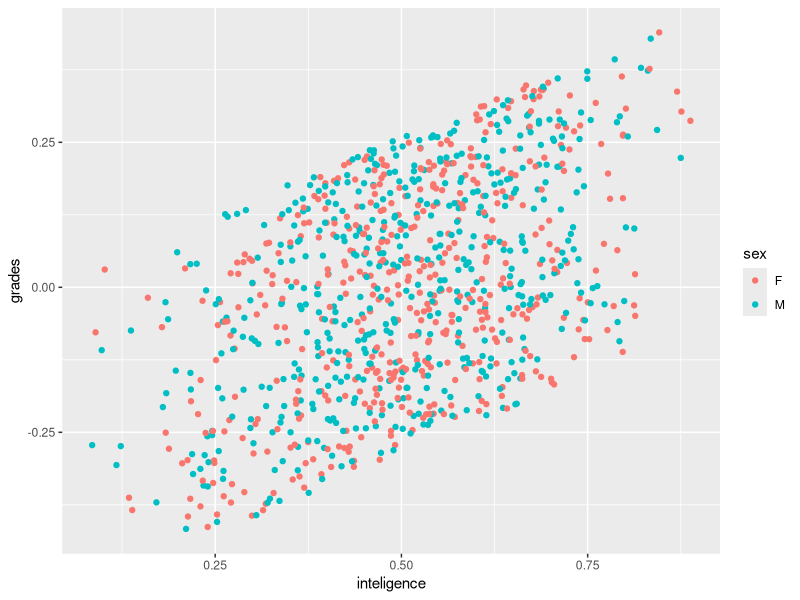
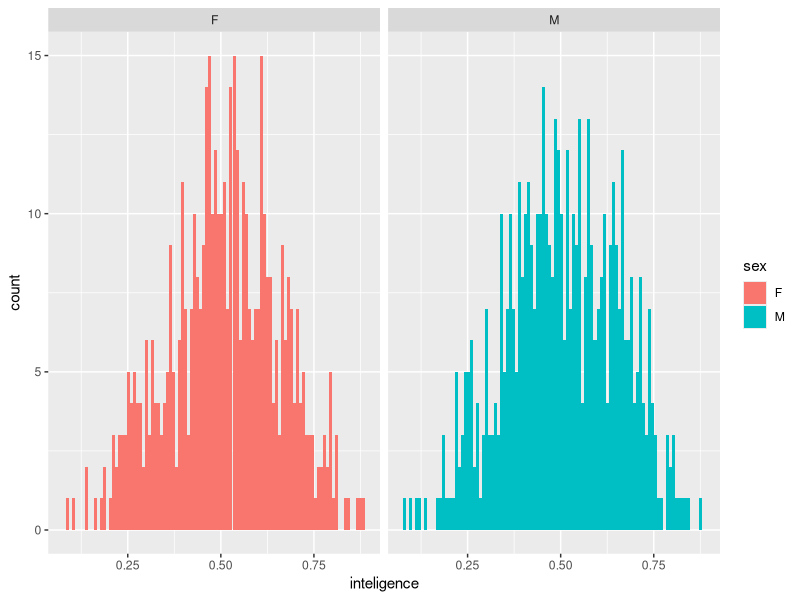
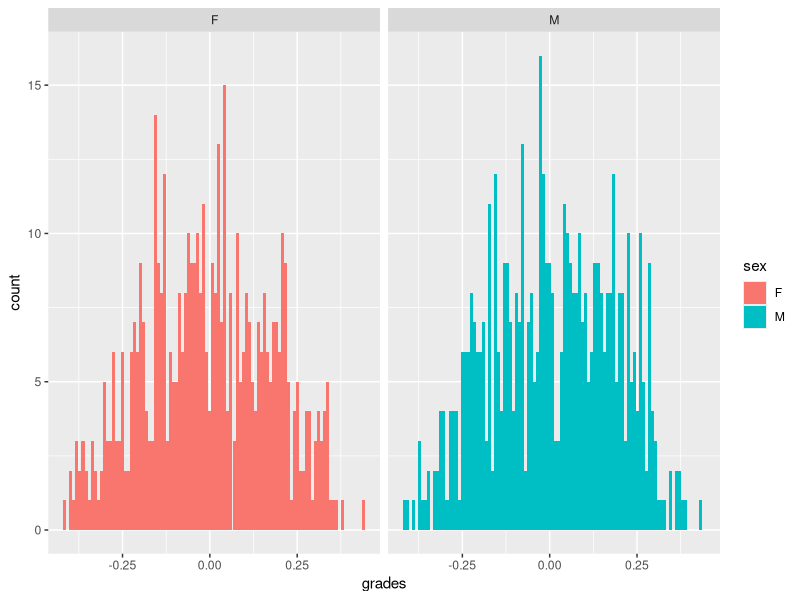

R code for these plots, in order:
## ---- chunk 1
library("tidyverse")
students <- 1000
inteligence <- rbeta(students, 5, 5)
sex <- sample(c("F","M"), students, replace = TRUE)
simulation <- data.frame(student = 1:students,
           inteligence = inteligence,
           sex = sex) %>% 
  mutate(grades = inteligence + runif(students))

scale01 <- function(x) {
  m <- max(abs(x))
  mm <- mean(x, na.rm = TRUE)
  (x - mm)/m
}
simulation$grades <- scale01(simulation$grades)
simulation %>% 
  ggplot() +
  geom_point(aes(inteligence, grades, col = sex))
## ---- chunk 2
simulation %>% 
  ggplot() +
  geom_histogram(aes(inteligence, fill = sex), bins = 100) +
  facet_wrap(~sex)
simulation %>% 
  ggplot() +
  geom_histogram(aes(grades, fill = sex), bins = 100) +
  facet_wrap(~sex)
